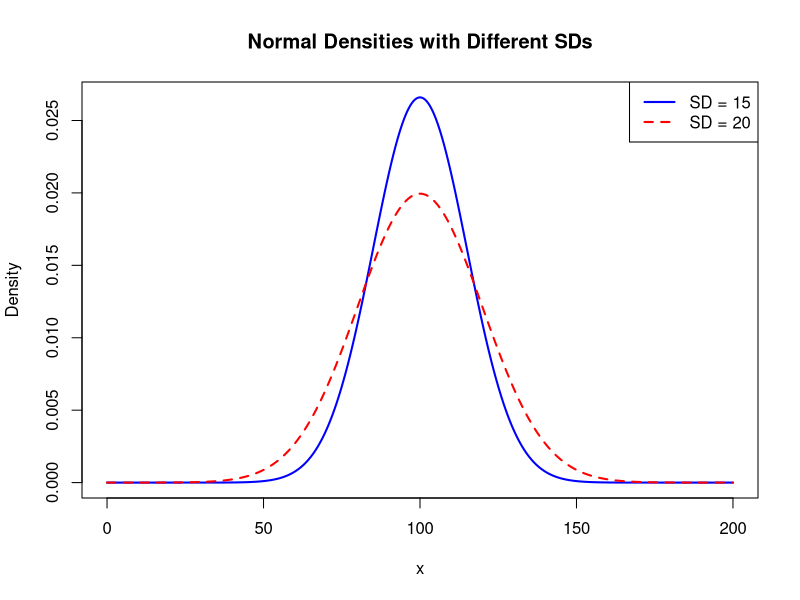
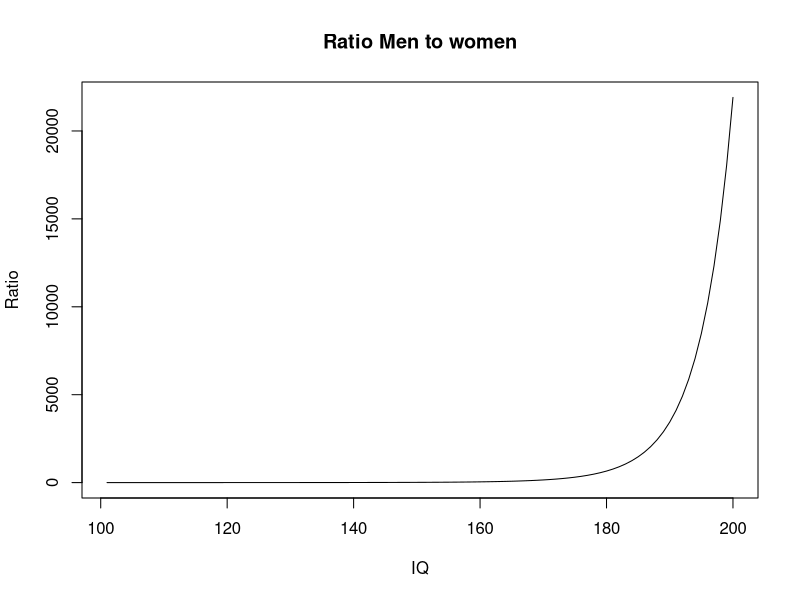
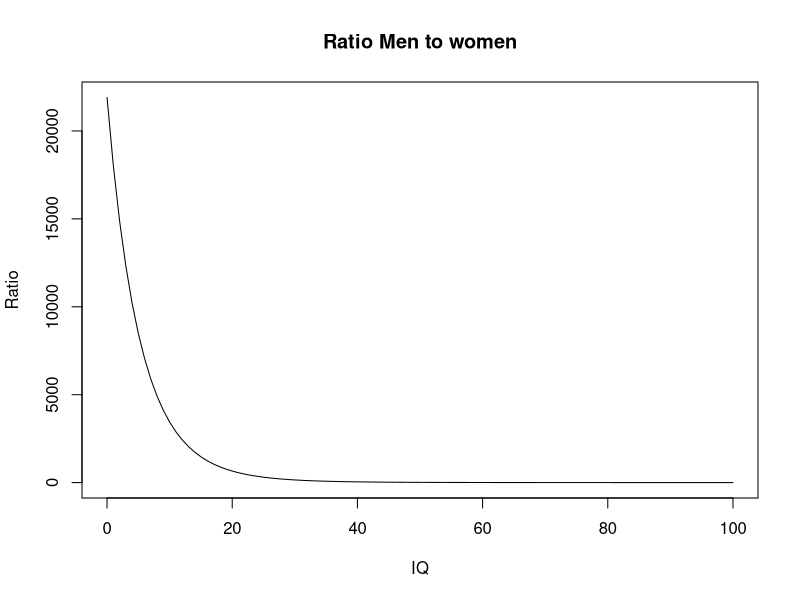
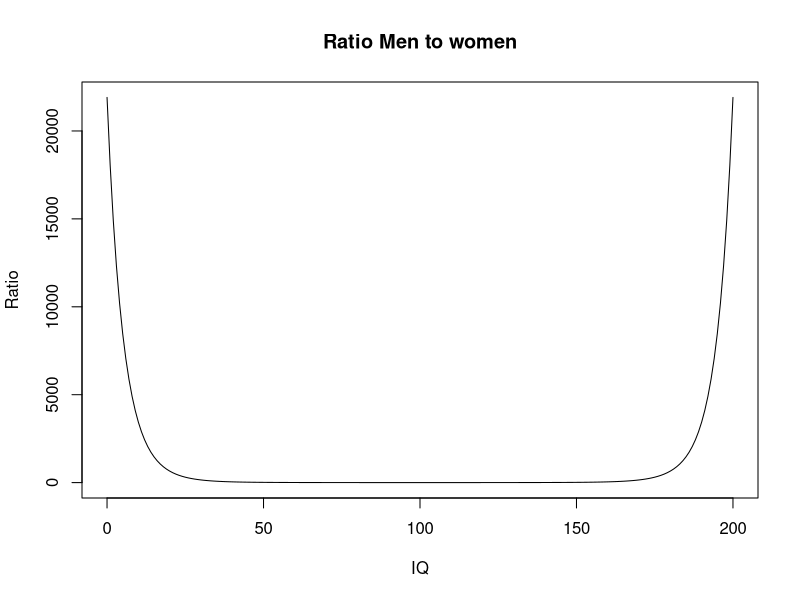
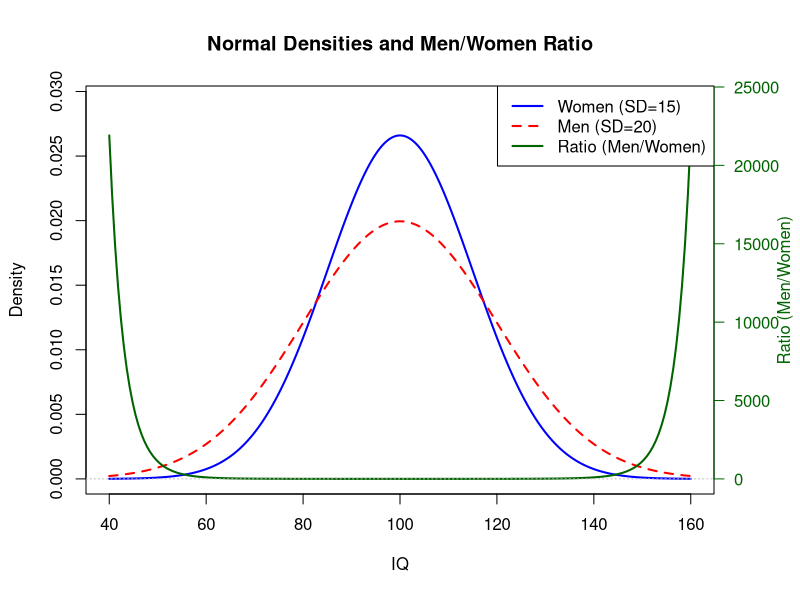

Generate these figures, in order, with R:
# Two normals with different sd---------
# Draw two normal densities with mean=100 and sd1=15, sd2=20
mean <- 100
sd1 <- 15
sd2 <- 20
x <- seq(0, 200, length.out = 500)
y1 <- dnorm(x, mean = mean, sd = sd1)
y2 <- dnorm(x, mean = mean, sd = sd2)
plot(x, y1, type = "l", col = "blue", lwd = 2, 
     ylab = "Density", xlab = "x", 
     main = "Normal Densities with Different SDs")
lines(x, y2, col = "red", lwd = 2, lty = 2)
legend("topright", legend = c("SD = 15", "SD = 20"),
       col = c("blue", "red"), lty = c(1, 2), lwd = 2)

# Ratio in high IQs----------
ratio_men_women_above_given_iq_high <- ( 1-pnorm(seq(101, 200, 1), 
                                            mean = 100, 
                                            sd = 20) )/(1-pnorm(seq(101, 200, 1), 
                                                                mean = 100, 
                                                                sd = 15))
plot(seq(101, 200, 1), ratio_men_women_above_given_iq_high,
     main = "Ratio Men to women", 
     xlab = "IQ",
     ylab = "Ratio",
     type = "l")

# Ratio in low IQs-------
ratio_men_women_above_given_iq_low <- ( pnorm(seq(0, 100, 1), 
                                          mean = 100, 
                                          sd = 20) )/(pnorm(seq(0, 100, 1), 
                                                            mean = 100, 
                                                            sd = 15))
plot(seq(0, 100, 1), ratio_men_women_above_given_iq_low, 
     main = "Ratio Men to women", 
     xlab = "IQ",
     ylab = "Ratio",
     type = "l")

# combine:
plot(seq(0, 200, 1), c(ratio_men_women_above_given_iq_low,
                       ratio_men_women_above_given_iq_high),
     main = "Ratio Men to women", 
     xlab = "IQ",
     ylab = "Ratio",
     type = "l")


# all into one plot:--------
mean <- 100
sd1 <- 15  # women
sd2 <- 20  # men
x_density <- seq(40, 160, length.out = 500)
x_ratio <- seq(0, 200, 1)

# Densities
y1 <- dnorm(x_density, mean = mean, sd = sd1)  # women
y2 <- dnorm(x_density, mean = mean, sd = sd2)  # men

# Ratio of men to women (tail probabilities)
ratio <- (1 - pnorm(x_ratio, mean = mean, sd = sd2)) / 
  (1 - pnorm(x_ratio, mean = mean, sd = sd1))
ratio[x_ratio <= mean] <- pnorm(x_ratio[x_ratio <= mean], mean = mean, sd = sd2) / 
  pnorm(x_ratio[x_ratio <= mean], mean = mean, sd = sd1)

# Adjust y-limits for density (this is the fix!)
ylim_density <- c(0, max(c(y1, y2)) * 1.1)

# Plot setup
par(mar = c(5, 4, 4, 4) + 0.3)  # Extra space for right axis

# Plot densities
plot(x_density, y1, type = "l", lwd = 2, col = "blue",
     xlab = "IQ", ylab = "Density",
     ylim = ylim_density,
     main = "Normal Densities and Men/Women Ratio")
lines(x_density, y2, col = "red", lwd = 2, lty = 2)

# Add ratio on right axis
par(new = TRUE)
plot(x_ratio, ratio, type = "l", lwd = 2, col = "darkgreen",
     axes = FALSE, xlab = "", ylab = "", ylim = c(0, max(ratio) * 1.1))
axis(side = 4, col = "darkgreen", col.axis = "darkgreen", las = 1)
mtext("Ratio (Men/Women)", side = 4, line = 3, col = "darkgreen")
abline(h = 1, col = "gray", lty = 3)

# Legend
legend("topright",
       legend = c("Women (SD=15)", "Men (SD=20)", "Ratio (Men/Women)"),
       col = c("blue", "red", "darkgreen"),
       lty = c(1, 2, 1), lwd = 2)
